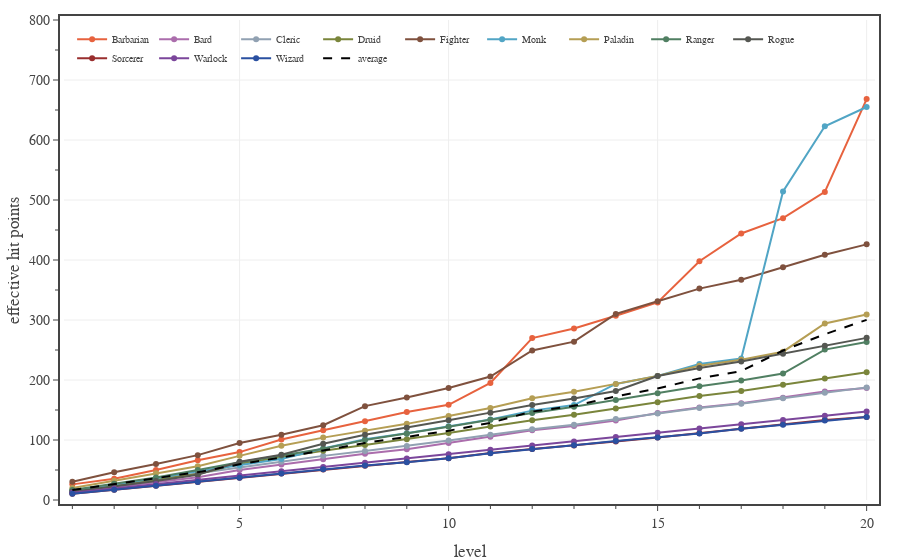

The notebook cell saved with this chart:
### Code cell
# Plots eHP for each class, calculated for a full adventuring day with Medium encounters and two short rests.
encounter_difficulty = 'Medium'
pc_data_file = f'./pc data - {encounter_difficulty} 2 short rests.json'

with open(pc_data_file, 'r') as fin:
    pc_data = json.load(fin)

levels = np.array(range(1,21,1))

fig = go.Figure(
    layout=go.Layout(
        template=TFB_TEMPLATE,
        xaxis=dict(
            title_text='level',
            range=[0.8, 20.2],
            tick0=0, dtick=5,
            minor=dict(tick0=0, dtick=1),
        ),
        yaxis=dict(
            title_text='effective hit points',
            range=[0, 800],
            tick0=0, dtick=100,
            minor=dict(tick0=0, dtick=50),
        ),
        legend=dict(
            yanchor='top',  y=0.99,
            xanchor='left', x=0.01,
            bgcolor='rgba(0,0,0,0)',
        )
    )
)

eHPmean = np.zeros(20)
for pc in PC_CLASSES:
    eXP  = np.array([x['encounter XP mean'] for x in pc_data[pc]])
    eDPR = np.array([x['effective damage per round mean'] for x in pc_data[pc]])
    eHP = eXP/eDPR
    #eHP = np.array([x['encounter effective hit points mean'] for x in pc_data[pc]])
    eHPmean += eHP
    fig.add_trace(go.Scatter(
        x=levels, 
        y=eHP,
        mode='lines+markers', 
        line={'color': PC_CLASSES[pc]['color']},
        unselected=dict(marker=dict(opacity=0.0)),
        name=pc,
        hovertemplate=
            '<b>'+pc+'</b><br>'+
            'lvl %{x}<br>'+
            'eHP %{y:.1f}'+
            '<extra></extra>'
    ))

eHPmean /= len(PC_CLASSES)
fig.add_trace(go.Scatter(
    x=levels, 
    y=eHPmean,
    mode='lines', 
    line=dict(color='black', dash='dash'),
    unselected=dict(marker=dict(opacity=0.0)),
    name='average',
    hoverinfo='skip'
))

# show figure
fig.show(config=TFB_CONFIG)

# save large format figure
if SAVEFIGS:
    file_name = f'./fig-pcs-encounter-ehp-vs-level-{encounter_difficulty.lower()}-adventuring-days-large.html'
    fig_html = fig.to_html(
        config=TFB_CONFIG,
        include_plotlyjs=False, 
        full_html=False, 
    )
    fig_soup = BeautifulSoup(fig_html, 'html.parser')
    fig_soup.div['class'] = 'plotly-div-large'
    with open(file_name, 'wb') as fout:
        fout.write(fig_soup.prettify('utf-8'))

# save small format figure
if SAVEFIGS:
    fig.update_traces(marker=dict(size=4))
    fig.update_layout(font=dict(size=10), legend=dict(font_size=8))
    file_name = f'./fig-pcs-encounter-ehp-vs-level-{encounter_difficulty.lower()}-adventuring-days-small.html'
    fig_html = fig.to_html(
        config=TFB_CONFIG,
        include_plotlyjs=False, 
        full_html=False, 
    )
    fig_soup = BeautifulSoup(fig_html, 'html.parser')
    fig_soup.div['class'] = 'plotly-div-small'
    with open(file_name, 'wb') as fout:
        fout.write(fig_soup.prettify('utf-8'))

### Figure 1 — Plotly figure (JSON) as saved in the notebook; plotly's stock layout.template omitted (floating-point values rounded to 4 significant figures)
{"data": [{"hovertemplate": "<b>Barbarian</b><br>lvl %{x}<br>eHP %{y:.1f}<extra></extra>", "line": {"color": "#E7623E"}, "mode": "lines+markers", "name": "Barbarian", "type": "scatter", "unselected": {"marker": {"opacity": 0}}, "x": [1, 2, 3, 4, 5, 6, 7, 8, 9, 10, 11, 12, 13, 14, 15, 16, 17, 18, 19, 20], "y": [26.05, 35.45, 50.08, 66.1, 79.83, 100.8, 116.1, 131.4, 146.7, 158.7, 195.1, 269.8, 285.9, 307.0, 329.2, 398.0, 444.3, 469.7, 513.4, 668.2]}, {"hovertemplate": "<b>Bard</b><br>lvl %{x}<br>eHP %{y:.1f}<extra></extra>", "line": {"color": "#AB6DAC"}, "mode": "lines+markers", "name": "Bard", "type": "scatter", "unselected": {"marker": {"opacity": 0}}, "x": [1, 2, 3, 4, 5, 6, 7, 8, 9, 10, 11, 12, 13, 14, 15, 16, 17, 18, 19, 20], "y": [13.52, 21.78, 29.98, 37.95, 50.08, 59.12, 68.03, 76.92, 84.77, 95.13, 105.5, 116.4, 123.3, 132.3, 144.8, 154.1, 161.3, 170.5, 180.7, 186.7]}, {"hovertemplate": "<b>Cleric</b><br>lvl %{x}<br>eHP %{y:.1f}<extra></extra>", "line": {"color": "#91A1B2"}, "mode": "lines+markers", "name": "Cleric", "type": "scatter", "unselected": {"marker": {"opacity": 0}}, "x": [1, 2, 3, 4, 5, 6, 7, 8, 9, 10, 11, 12, 13, 14, 15, 16, 17, 18, 19, 20], "y": [15.63, 25.18, 34.73, 43.49, 54.28, 63.91, 73.55, 81.83, 89.96, 99.29, 108.6, 118.0, 125.6, 134.8, 144.0, 153.2, 160.4, 169.5, 178.6, 187.7]}, {"hovertemplate": "<b>Druid</b><br>lvl %{x}<br>eHP %{y:.1f}<extra></extra>", "line": {"color": "#7A853B"}, "mode": "lines+markers", "name": "Druid", "type": "scatter", "unselected": {"marker": {"opacity": 0}}, "x": [1, 2, 3, 4, 5, 6, 7, 8, 9, 10, 11, 12, 13, 14, 15, 16, 17, 18, 19, 20], "y": [14.88, 24.56, 34.23, 43.45, 60.41, 71.32, 82.23, 91.79, 101.2, 111.8, 122.4, 133.0, 141.9, 152.4, 162.9, 173.3, 181.8, 192.2, 202.5, 212.9]}, {"hovertemplate": "<b>Fighter</b><br>lvl %{x}<br>eHP %{y:.1f}<extra></extra>", "line": {"color": "#7F513E"}, "mode": "lines+markers", "name": "Fighter", "type": "scatter", "unselected": {"marker": {"opacity": 0}}, "x": [1, 2, 3, 4, 5, 6, 7, 8, 9, 10, 11, 12, 13, 14, 15, 16, 17, 18, 19, 20], "y": [30.26, 46.14, 59.91, 74.75, 95.0, 108.8, 124.6, 156.4, 170.8, 186.7, 205.8, 249.2, 263.9, 310.0, 331.2, 352.3, 367.1, 387.9, 408.7, 426.1]}, {"hovertemplate": "<b>Monk</b><br>lvl %{x}<br>eHP %{y:.1f}<extra></extra>", "line": {"color": "#51A5C5"}, "mode": "lines+markers", "name": "Monk", "type": "scatter", "unselected": {"marker": {"opacity": 0}}, "x": [1, 2, 3, 4, 5, 6, 7, 8, 9, 10, 11, 12, 13, 14, 15, 16, 17, 18, 19, 20], "y": [15.71, 25.92, 36.14, 48.02, 57.79, 68.22, 85.8, 101.2, 111.1, 122.7, 134.4, 149.0, 158.3, 193.4, 206.7, 226.7, 235.7, 514.1, 623.0, 655.0]}, {"hovertemplate": "<b>Paladin</b><br>lvl %{x}<br>eHP %{y:.1f}<extra></extra>", "line": {"color": "#B59E54"}, "mode": "lines+markers", "name": "Paladin", "type": "scatter", "unselected": {"marker": {"opacity": 0}}, "x": [1, 2, 3, 4, 5, 6, 7, 8, 9, 10, 11, 12, 13, 14, 15, 16, 17, 18, 19, 20], "y": [19.85, 32.25, 44.65, 56.16, 73.55, 90.29, 104.0, 115.6, 126.9, 140.1, 153.3, 169.7, 180.3, 193.5, 206.8, 223.9, 233.9, 247.2, 294.1, 309.2]}, {"hovertemplate": "<b>Ranger</b><br>lvl %{x}<br>eHP %{y:.1f}<extra></extra>", "line": {"color": "#507F62"}, "mode": "lines+markers", "name": "Ranger", "type": "scatter", "unselected": {"marker": {"opacity": 0}}, "x": [1, 2, 3, 4, 5, 6, 7, 8, 9, 10, 11, 12, 13, 14, 15, 16, 17, 18, 19, 20], "y": [16.64, 27.03, 37.43, 49.92, 63.06, 74.32, 85.58, 100.0, 110.6, 122.1, 133.6, 145.1, 155.3, 166.7, 178.1, 189.5, 199.3, 210.6, 250.7, 263.5]}, {"hovertemplate": "<b>Rogue</b><br>lvl %{x}<br>eHP %{y:.1f}<extra></extra>", "line": {"color": "#555752"}, "mode": "lines+markers", "name": "Rogue", "type": "scatter", "unselected": {"marker": {"opacity": 0}}, "x": [1, 2, 3, 4, 5, 6, 7, 8, 9, 10, 11, 12, 13, 14, 15, 16, 17, 18, 19, 20], "y": [13.71, 22.62, 31.53, 42.08, 63.79, 75.31, 93.77, 108.9, 120.4, 133.0, 145.6, 158.2, 169.2, 181.7, 206.7, 220.0, 230.8, 243.9, 257.1, 270.2]}, {"hovertemplate": "<b>Sorcerer</b><br>lvl %{x}<br>eHP %{y:.1f}<extra></extra>", "line": {"color": "#992E2E"}, "mode": "lines+markers", "name": "Sorcerer", "type": "scatter", "unselected": {"marker": {"opacity": 0}}, "x": [1, 2, 3, 4, 5, 6, 7, 8, 9, 10, 11, 12, 13, 14, 15, 16, 17, 18, 19, 20], "y": [10.42, 17.12, 23.81, 30.19, 37.26, 44.02, 50.73, 56.91, 63.44, 69.49, 78.25, 85.05, 90.79, 97.49, 104.0, 111.4, 119.4, 126.2, 133.4, 138.1]}, {"hovertemplate": "<b>Warlock</b><br>lvl %{x}<br>eHP %{y:.1f}<extra></extra>", "line": {"color": "#7B469B"}, "mode": "lines+markers", "name": "Warlock", "type": "scatter", "unselected": {"marker": {"opacity": 0}}, "x": [1, 2, 3, 4, 5, 6, 7, 8, 9, 10, 11, 12, 13, 14, 15, 16, 17, 18, 19, 20], "y": [11.91, 19.18, 26.46, 33.61, 40.71, 47.94, 55.16, 62.19, 69.2, 76.38, 83.56, 90.74, 97.68, 104.8, 112.0, 119.2, 126.0, 133.2, 140.3, 147.5]}, {"hovertemplate": "<b>Wizard</b><br>lvl %{x}<br>eHP %{y:.1f}<extra></extra>", "line": {"color": "#2A50A1"}, "mode": "lines+markers", "name": "Wizard", "type": "scatter", "unselected": {"marker": {"opacity": 0}}, "x": [1, 2, 3, 4, 5, 6, 7, 8, 9, 10, 11, 12, 13, 14, 15, 16, 17, 18, 19, 20], "y": [10.42, 17.12, 23.81, 30.19, 37.26, 44.02, 51.1, 57.3, 63.02, 69.49, 77.74, 85.05, 91.42, 98.17, 104.0, 110.6, 118.6, 125.4, 132.5, 138.1]}, {"hoverinfo": "skip", "line": {"color": "black", "dash": "dash"}, "mode": "lines", "name": "average", "type": "scatter", "unselected": {"marker": {"opacity": 0}}, "x": [1, 2, 3, 4, 5, 6, 7, 8, 9, 10, 11, 12, 13, 14, 15, 16, 17, 18, 19, 20], "y": [16.58, 26.2, 36.06, 46.33, 59.42, 70.67, 82.55, 95.04, 104.8, 115.4, 128.7, 147.4, 157.0, 172.7, 185.9, 202.7, 214.9, 249.2, 276.3, 300.3]}], "layout": {"legend": {"bgcolor": "rgba(0,0,0,0)", "x": 0.01, "xanchor": "left", "y": 0.99, "yanchor": "top"}, "xaxis": {"dtick": 5, "minor": {"dtick": 1, "tick0": 0}, "range": [0.8, 20.2], "tick0": 0, "title": {"text": "level"}}, "yaxis": {"dtick": 100, "minor": {"dtick": 50, "tick0": 0}, "range": [0, 800], "tick0": 0, "title": {"text": "effective hit points"}}}}
